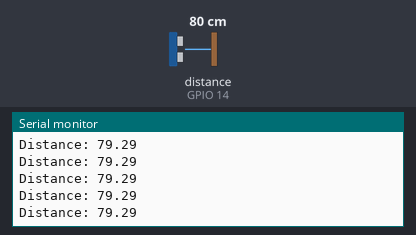
Simulated run of this sketch. Board: ESP32. Parts: the last lines printed to the serial monitor. Wiring (inferred from the names in the program): ultrasonic range finder: trigger GPIO 14; echo GPIO 14. Inputs (shaded band) come from the test bench; at power-on: distance to the obstacle (sensor on GPIO 14) 80 cm. The echo pulse lasts 58.3 µs per cm.

Above: at 1.2 s.
1.3 s: distance to the obstacle (sensor on GPIO 14) set to 2 cm
At 2.3 s:
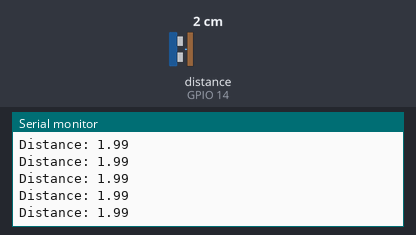
2.8 s: distance to the obstacle (sensor on GPIO 14) set to 18 cm
At 3.5 s:
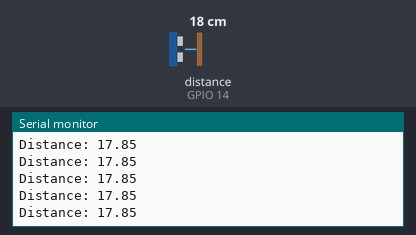
Timing chart, 0 to 5.8 s (numbered marks = the images above; inputs shaded):
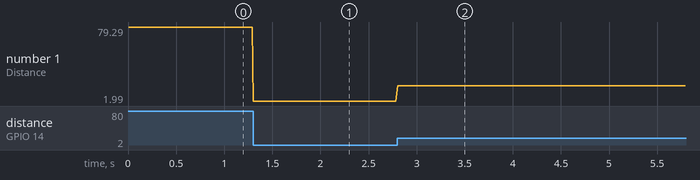

Measured:
- after the input at 1.3 s, the serial monitor: prints a new line at once (image 1)
- after the input at 2.8 s, the serial monitor: prints a new line at once (image 2)
- plotted number 1: 79.29 → 1.99 after the input at 1.3 s, 1.99 → 17.85 after the input at 2.8 s

The sketch:

task4.ino
```cpp
#include "Arduino.h"
#include "MotorDriver.h"
#include "Ticker.h"
#include "ESP32Encoder.h"

const int signalPin = 14;

long duration;
float distance;


void setup() {
  // put your setup code here, to run once:
  Serial.begin(9600);
}

void loop() {
  // put your main code here, to run repeatedly:
  pinMode (signalPin, OUTPUT);
  digitalWrite(signalPin, HIGH);
  delayMicroseconds(10);
  digitalWrite(signalPin, LOW);
  pinMode (signalPin, INPUT);
  delayMicroseconds(10);
  duration = pulseIn(signalPin, HIGH, 18000);
  distance= duration*0.034/2;
  Serial.print("Distance: ");
  Serial.println(distance);

}
```
